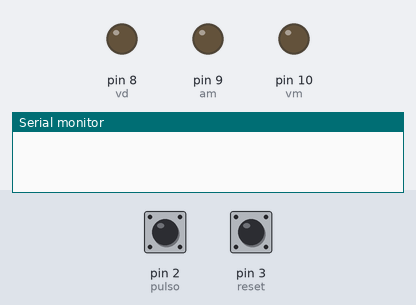
This sketch was run on a simulated Arduino Uno, built with avr-gcc and run on an emulated ATmega328P. Shown: output pins drawn as LEDs (lit = HIGH), the last lines printed to the serial monitor. The inputs (shaded band) are chosen by the test bench; at power-on: pin 2 (pulso) LOW, pin 3 (reset) LOW.

Above: at 1.2 s.
1.3 s: pin 2 (pulso) pulled HIGH for 0.15 s
2.9 s: pin 2 (pulso) pulled HIGH for 1 s
At 4.1 s:
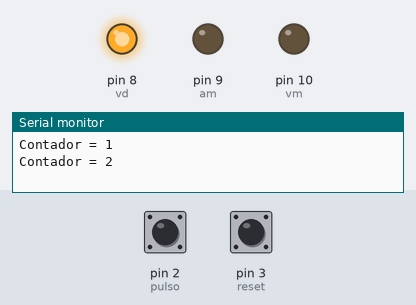
5.4 s: pin 3 (reset) pulled HIGH for 0.15 s
At 5.7 s:
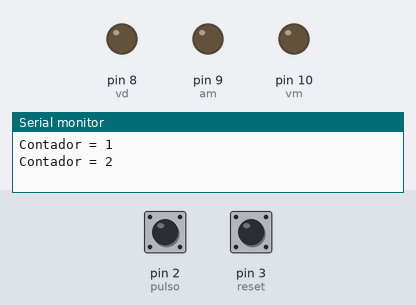
Timing chart, 0 to 8.4 s (numbered marks = the images above; inputs shaded):
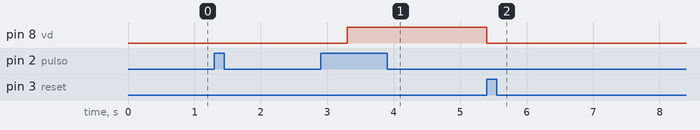

Measured:
- after the input at 2.9 s, pin 8 (vd): LOW → HIGH after 0.40 s
- after the input at 5.4 s, pin 8 (vd): HIGH → LOW at once

The sketch:

Exemplo4_Contador.ino
```cpp
const int pulso = 2;
const int reset = 3;

const int vd = 8;
const int am = 9;
const int vm = 10;


boolean auxpulso=false;
int contador=0;

void setup() {
  pinMode(pulso,INPUT);
  pinMode(reset,INPUT);
  pinMode(vd,OUTPUT);
  pinMode(am,OUTPUT);
  pinMode(vm,OUTPUT);
  Serial.begin(9600);
}

void loop() {
  if ((digitalRead(pulso)==HIGH) && (auxpulso==false))
  {
    ++contador; //contador=contador+1;  //incrementa a variável contador
    Serial.print("Contador = ");        //imprime texto Contador =
    Serial.println(contador);           //imprime valor da variavel contador
    auxpulso=true;                      //faz estado de subida verdadeiro
    delay(400);                         //aguarda 400ms
  }
  else if (digitalRead(pulso)==LOW)     //se entrada desligar
  {
    auxpulso=false;                     //sera estado de subida
  }
  if (contador==2)
  {
    digitalWrite(vd,HIGH);
  }
  if (contador==4)
  {
    digitalWrite(am,HIGH);
  }
  if (contador==6)
  {
    digitalWrite(vm,HIGH);
  }
  if (digitalRead(reset)==HIGH)
  {
    contador=0;
    digitalWrite(vd,LOW);
    digitalWrite(am,LOW);
    digitalWrite(vm,LOW);
  }
}
```
